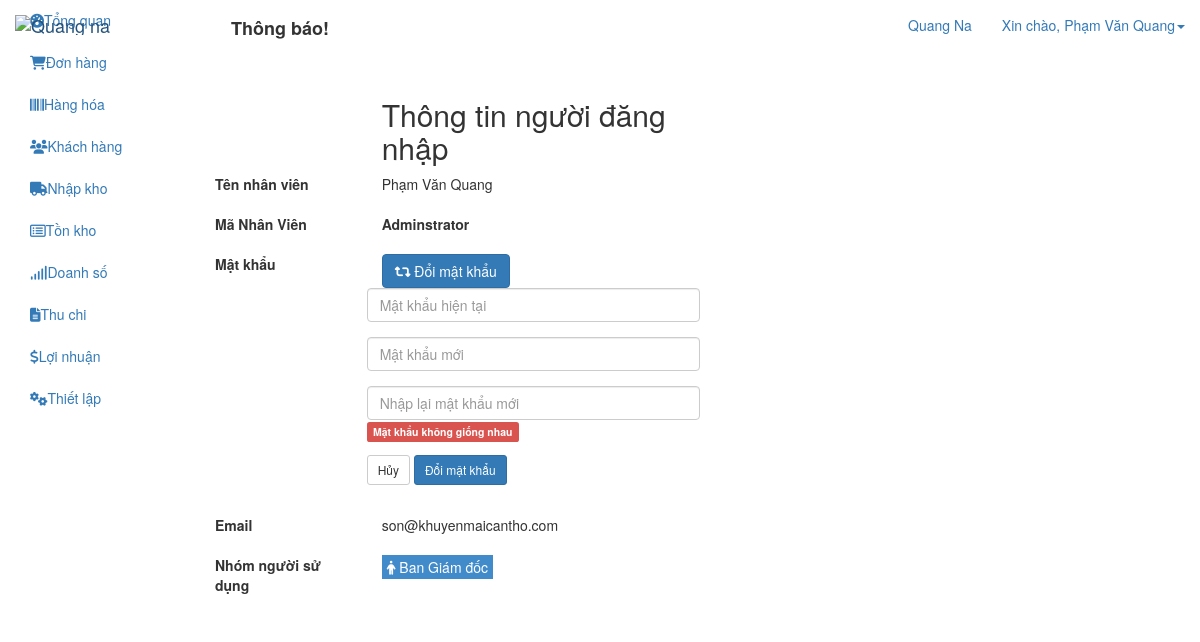
Screenshot of /index.php/backend/account (signed in) with the database file from the repository.
### tables this page shows
CREATE TABLE `cms_users` (
  `id` int(10) UNSIGNED NOT NULL,
  `username` varchar(100) NOT NULL,
  `password` varchar(100) NOT NULL,
  `salt` varchar(255) NOT NULL,
  `email` varchar(120) NOT NULL,
  `display_name` varchar(120) NOT NULL,
  `user_status` tinyint(4) NOT NULL,
  `group_id` int(11) NOT NULL,
  `id_stock` int(11) NOT NULL,
  `created` datetime NOT NULL,
  `updated` datetime NOT NULL,
  `logined` datetime NOT NULL,
  `ip_logged` varchar(255) NOT NULL,
  `recode` varchar(255) NOT NULL,
  `code_time_out` varchar(255) NOT NULL
);

### application/controllers/backend/account.php (called while the page is built, shortened)
<?php if ( !defined( 'BASEPATH' ) ) exit( 'No direct script access allowed' );
class Account extends CI_Controller {
    private $auth;
    public function __construct() {
        $this->auth = $this->cms_authentication->check();
    }
    public function index() {
        $data[ 'seo' ][ 'title' ] = "Quang Na - Phần mềm quản lý";
        $data['data']['user'] = $this->auth;
        $data[ 'template' ] = 'backend/account/info';
        $this->load->view( 'backend/layout/index', isset( $data ) ? $data : null );
    }
}

### index.php (called while the page is built, shortened)
<?php
require_once BASEPATH.'core/CodeIgniter.php';

### application/libraries/cms_cookie.php (called while the page is built, shortened)
<?php  if ( ! defined('BASEPATH')) exit('No direct script access allowed');
class CMS_Cookie {
    public static function get( $name ) {
        return $_COOKIE[ $name ];
    }
    public static function decode( $cookie_val ){
        return base64_decode( substr( $cookie_val, 3 ) );
    }
}

### application/libraries/cms_authentication.php (called while the page is built, shortened)
<?php  if ( ! defined('BASEPATH')) exit('No direct script access allowed');
class CMS_authentication {
    private $CI;
    public function __construct(){
        $this->CI = & get_instance();
    }
    public function check() {
        if ( CMS_Cookie::exists( CMS_PREFIX . 'user_logged' ) ) {
            $cookie = CMS_Cookie::get( CMS_PREFIX . 'user_logged' );
            $cookie = json_decode( CMS_Cookie::decode( $cookie ), true );
            $user   = $this->CI->db->select( 'id,username,password,salt,display_name,email,group_id,id_stock' )->where( 'username', $cookie[ 'username' ] )->or_where( 'email', $cookie[ 'username' ] )->from( 'users' )->get()->row_array();
            $group = $this->CI->db->select( 'id, group_permission, group_name' )->where( 'id', $user['group_id'] )->from('users_group')->get()->row_array();
            if ( isset( $user ) && count( $user ) ) {
                if ( $user[ 'username' ] == $cookie[ 'username' ] && $user[ 'password' ] == $cookie[ 'password' ] && $user[ 'salt' ] == $cookie[ 'salt' ] ) {
                    return [ 'id' => $user[ 'id' ],
                        'username' => $user[ 'username' ],
                        'password' => $user[ 'password' ],
                        'salt' => $user[ 'salt' ],
                        'email' => $user[ 'email' ],
                        'display_name' => $user[ 'display_name' ],
                        'group_id' => $user[ 'group_id' ],
                        'group_name'  => $group['group_name'],
                        'group_permission' => json_decode( $group['group_permission'], true ),
                        'id_stock' => $user[ 'id_stock' ]
                    ];
                }
            }
        }
        return null;
    }
}

### application/views/backend/account/info.php (the view, shortened to what this page needs)
<div class="panel-action">
    <div class="row">
        <div class="customer-act act">
            <div class="col-md-4 col-md-offset-2">
                <div class="left-action text-left clearfix">
                    <h2>Thông tin người đăng nhập</h2>
                </div>
            </div>
            <div class="col-md-6">
            </div>
        </div>
    </div>
</div>
<div class="row account-info">
    <div class="col-md-6">
        <div class="form-horizontal">
            <div class="form-group">
                <div class="col-md-4">
                    <label for="name">Tên nhân viên</label>
                </div>
                <div class="col-md-8">
                    <span class=""><?php echo isset( $user ) ? $user[ 'display_name' ] : ''; ?></span>
                </div>
            </div>
            <div class="form-group">
                <div class="col-md-4">
                    <label for="name">Mã Nhân Viên</label>
                </div>
                <div class="col-md-8">
                    <strong><span class=""><?php echo isset( $user ) ? $user[ 'username' ] : ''; ?></span></strong>
                </div>
            </div>
            <div class="form-group">
                <div class="col-md-4">
                    <label for="name">Mật khẩu</label>
                </div>
                <div class="col-md-8 padd-0">
                    <button class="btn btn-primary btn-changepass"><i class="fa fa-retweet"></i> Đổi mật khẩu</button>
                    <div class="form-hide form-change-password">
                        <form action="" method="post" class="form-horizontal">
                            <div class="form-group">
                                <input type="text" class="form-control" name="data[password]" placeholder="Mật khẩu hiện tại">
                            </div>
                            <div class="form-group">
                                <input type="password" class="form-control newpassw" name="data[newpassw]" placeholder="Mật khẩu mới">
                            </div>
                            <div class="form-group">
                                <input type="password" class="form-control renewpassw" name="data[renewpassw]" placeholder="Nhập lại mật khẩu mới">
                                <span class="label label-danger arrowed-right">
                                    <span>Mật khẩu không giống nhau</span>
                                </span>
                            </div>
                            <div class="form-group">
                                <button type="reset"  class="btn btn-default btn-changep btn-sm">Hủy</button>
                                <button type="submit" name="change" class="btn btn-primary btn-sm btn-smf ">Đổi mật khẩu</button>
                            </div>
                        </form>
                    </div>
                </div>
            </div>
            <div class="form-group">
                <div class="col-md-4">
                    <label for="name">Email</label>
                </div>
                <div class="col-md-8">
                    <span class=""><?php echo isset( $user ) ? $user[ 'email' ] : ''; ?></span>
                </div>
            </div>
            <div class="form-group">
                <div class="col-md-4">
                    <label for="name">Nhóm người sử dụng</label>
                </div>
                <div class="col-md-8">
                    <?php echo '<span class="user_group" style="display: inline-block; color: #fff; background: #428BCA; padding: 2px 5px;"><i class="fa fa-male"></i> '. $user['group_name'] . '</span>'; ?>
                </div>
            </div>
        </div>
    </div>
</div>

### application/views/backend/common/header.php (shortened to what this page needs)
<nav id="navbar-container" class="navbar navbar- navbar-fixed-top">
    <div class="container-fluid">
        <div class="navbar-header">
            <a class="navbar-brand" href="#"><img src="public/templates/backend/images/logoqn.png" alt="Quang na" class="img-responsive"></a>
        </div>
        <div class="collapse navbar-collapse" id="bs-example-navbar-collapse-1">
            <ul class="nav navbar-nav navbar-right">
                <li><a href="#">Quang Na</a></li>
                <li class="dropdown user-profile">
                    <a href="#" class="dropdown-toggle" data-toggle="dropdown" role="button" aria-haspopup="true" aria-expanded="false"><span class="hello">Xin chào, </span><?php echo ( isset( $user ) ) ?
                            $user[ 'display_name' ] : $user[ 'username' ]; ?><span class="caret"></span></a>
                </li>
            </ul>
        </div>
    </div>
</nav>

### rows the page displays
cms_users: display_name "Phạm Văn Quang", username "Adminstrator", email "son@khuyenmaicantho.com"

### other values shown
$user['group_name'] "Ban Giám đốc"
